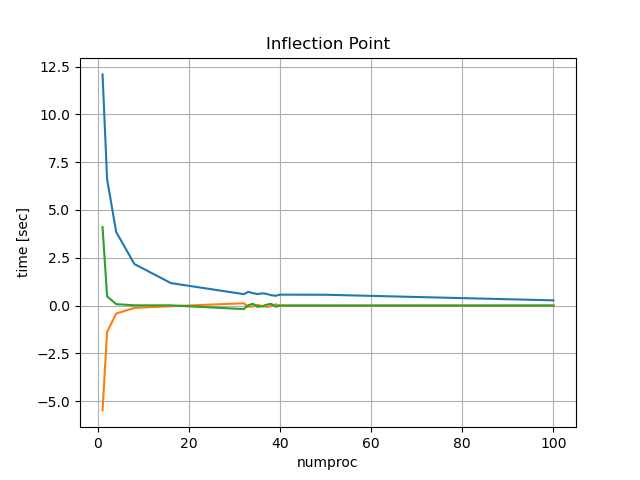

This chart was generated by the following Python code:

#!/usr/bin/env python3

import matplotlib
import matplotlib.pyplot as plt
import numpy as np

# Data for plotting
with open("inflexion.dat") as file:  
    data = file.readlines() 

n_vector=[]
real_vector=[]
user_vector=[]
sys_vector=[]
derivative=[]
derivative2=[]

x0=x1=y0=y1=0.0

for line in data:
    if '#' not in line[0]:
        n,real,user,sys = line.split(' ')
        n_vector.append(int(n))
        real_vector.append(float(real))
        user_vector.append(float(user))
        sys_vector.append(float(sys))

for i in range(len(n_vector)-1):
    x0 = n_vector[i]
    x1 = n_vector[i+1]
    
    y0 = user_vector[i]
    y1 = user_vector[i+1]
    
    derivative.append((y1 - y0)/(x1 - x0))
    #y' = (y_1 - y_0)/(x_1 - x_0)
    
derivative.append(0.0)

for i in range(len(n_vector)-1):
    x0 = n_vector[i]
    x1 = n_vector[i+1]
    
    y0 = derivative[i]
    y1 = derivative[i+1]
    
    derivative2.append((y1 - y0)/(x1 - x0))
    #y' = (y_1 - y_0)/(x_1 - x_0)
    
derivative2.append(0.0)

fig, ax = plt.subplots()
ax.plot(n_vector, user_vector)
ax.plot(n_vector, derivative)
ax.plot(n_vector, derivative2)

ax.set(xlabel='numproc', ylabel='time [sec]',
       title='Inflection Point')
ax.grid()

#ax.set_yscale("log")

fig.savefig("inflexion.png")
plt.show()
